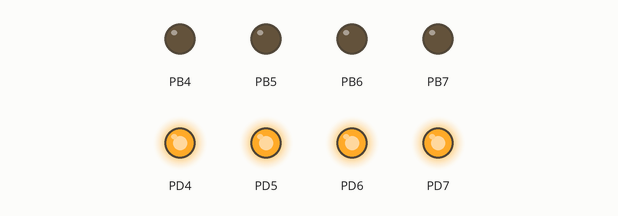
Simulated run of this program. Board: ATmega128, built with avr-gcc and emulated at 16 MHz. On the bench: output pins drawn as LEDs (lit = HIGH).

Above: at 0.2 s.
At 0.7 s:
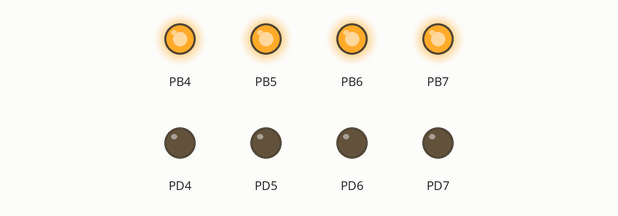
At 2.2 s:
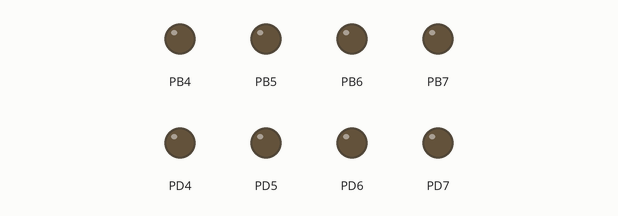
Timing chart, 0 to 3.0 s (numbered marks = the images above):
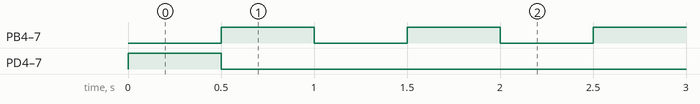

The program:

main.c
```c
#define F_CPU 16000000
#include <avr/io.h>
#include <avr/interrupt.h>
#include <util/delay.h>
void led_init();
void led_put(uint8_t led);
void timer_3();
void init_interrupt_timer3_ctc();

uint8_t current_led_state=0x00;
unsigned int counter=0;

int main(void)
{
	led_init();
	timer_3();
	led_put(0xF0);
	while (1)
	{
	}
}
//1s
ISR(TIMER3_COMPA_vect)
{

	counter+=1;
	if(counter==1)
	{
		counter=0;
		current_led_state=current_led_state^0x0F;
		led_put(current_led_state);
	}
}


void timer_3()
{

	const uint8_t mode_ctc=(0<<WGM31)|(0<<WGM30);
	const uint8_t pres_256=(1<<CS32)|(0<<CS31)|(0<<CS30);

	TCCR3A|= (0<<COM3A1) | (0<<COM3A0) | (0<<COM3B1) | (0<<COM3B0) |(0<<COM3C1) | (0<<COM3C0) | mode_ctc;
	TCCR3B|= (0<<ICNC3) | (0<<ICES3) | (0<<0) | ( 0<<WGM33) | (1<<WGM32) |pres_256;
	TCCR3C = 0x00;

	OCR3AH = 0x7A; // Tong OCR3A = 31249
	OCR3AL = 0x11;

	init_interrupt_timer3_ctc();
}

void init_interrupt_timer3_ctc()
{
	ETIMSK |=(1<<OCIE3A); //| (1<<OCIE3B) ;
	sei();
}

void led_init()
{
	DDRB=0xF0;
	DDRD=0xF0;
}

void led_put(uint8_t led)
{
	PORTB=led << 4;
	PORTD=led;
}
```

Measured:
- by itself, PB4–7: alternates HIGH for 0.50 s and LOW for 0.50 s
- by itself, PD4–7: LOW → HIGH at 0.00 s, → LOW 0.50 s later
